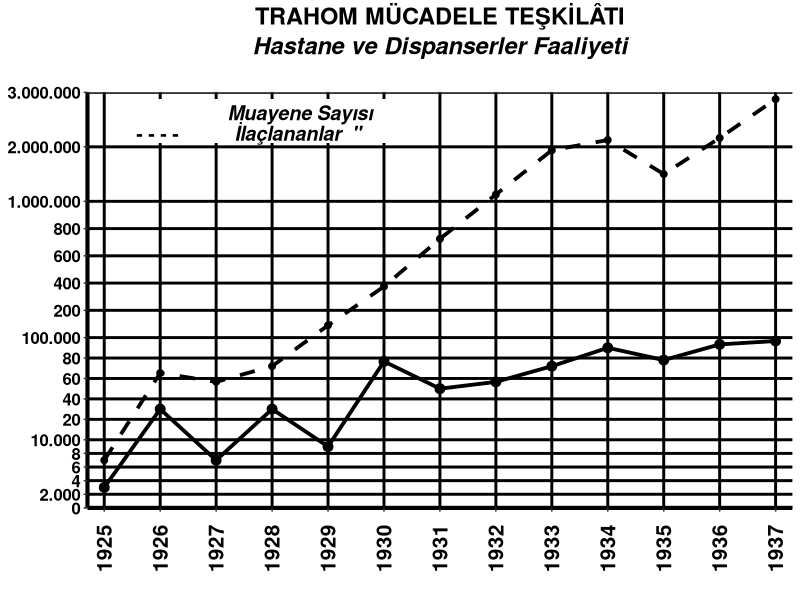

Here is the R script that generated this plot:
Sys.setlocale(locale = "Turkish")
library(ggplot2)
tarih <- seq(1925,1937)
miktar <- c(3000,14500,7000,14500,9000,21500,17500,18500,20800,23500,21700,24000,24500)
miktar2 <- c(7000,19800,18500,20800,26800,32500,39500,46000,52500,54000,49000,54300,60000)
trahommucadele <- data.frame(tarih,miktar,miktar2)
ggplot(trahommucadele, aes(x=tarih)) +
  geom_line(aes(y=miktar), size=1.3) + geom_point(aes(y=miktar), size=3)+
  geom_line(aes(y=miktar2), size=1.3, linetype="dashed") + geom_point(aes(y=miktar2), size=2) +
  labs(title = "TRAHOM MÜCADELE TEŞKİLÂTI",
       subtitle = "Hastane ve Dispanserler Faaliyeti\n",
       caption = "1925 \u2013 1937") +
  theme_classic() +
  theme(panel.grid.major = element_line(colour = "black", size = 1)) +
  theme(plot.title = element_text(hjust = 0.5, size = 17, face = "bold")) +
  theme(plot.subtitle = element_text(hjust = 0.5, size = 17, face = "bold.italic")) +
  theme(axis.title = element_blank())  +
  theme(plot.caption = element_text(hjust = 0.5, vjust = 157, face = "bold", size = 17)) +
  theme(axis.text.x = element_text(size=15, face="bold",hjust = 0.7, vjust = 0.5, angle = 89.9, colour = "black")) +
  theme(axis.text.y = element_text(size=12, face="bold", colour = "black")) +
  theme(axis.line.x = element_line(size = 1.4)) +
  theme(axis.line.y = element_line(size = 1.4)) +
  
  scale_x_continuous(
    limits = c(1925,1937),
    breaks = seq(1925,1937),
    labels = c("1925","1926","1927","1928","1929","1930","1931","1932","1933","1934","1935","1936","1937"),
    expand = c(0,0.3)
  ) +
  scale_y_continuous(
    limits = c(0,61000),
    breaks = c(0,2000,4000,6000,8000,10000,13000,16000,19000,22000,25000,29000,33000,37000,41000,45000,53000,61000),
    labels = c("0","2.000","4","6","8","10.000","20","40","60","80","100.000","200","400","600","800","1.000.000","2.000.000","3.000.000"),
    expand = c(0,0)
  ) +
  annotate(geom="rect", xmin = 1925.1, xmax = 1930.5, ymin = 53500, ymax = 60000, fill = "white" ) +
  annotate(geom="text", x=1928.5,y=58000,label="Muayene Sayısı", size= 5, fontface="bold.italic") +
  annotate(geom="rect", xmin = 1925.5, xmax = 1926.5, ymin = 57900, ymax = 58000, fill = "black" ) +
  annotate(geom="text", x=1928.5,y=55000,label="İlaçlananlar  \" ", size= 5, fontface="bold.italic") +
  annotate(geom="text", x=1926,y=55000,label="- - - - ", size= 5, fontface="bold")
